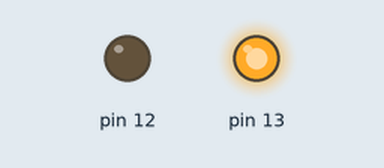
Bench run of a sketch on a simulated Arduino Uno, built with avr-gcc and run on an emulated ATmega328P. On the bench: output pins drawn as LEDs (lit = HIGH).

Above: at 2.5 s.
At 7.5 s:
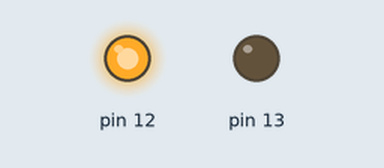
Timing chart, 0 to 13.0 s (numbered marks = the images above):
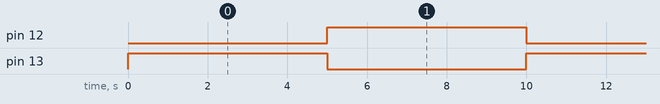

Measured:
- by itself, pin 12, pin 13: alternates HIGH for 5.0 s and LOW for 5.0 s

The sketch:

tomastestardubblablinkpekare.ino
```cpp
// the setup function runs once when you press reset or power the board
  int a;
  int b;

void setup() {
  // initialize digital pin LED_BUILTIN as an output.
  pinMode(13, OUTPUT);
  pinMode(12, OUTPUT);
  a = 1;
  b = 0;
//  Serial.begin(115200);  //Initialize serial
}

void swap(int &at, int &bt)
{
 int temp = bt;
 bt = at;
 at = temp;
}

// the loop function runs over and over again forever
void loop() {
//  Serial.print("value of a = ");
//  Serial.println((uint16_t)&a,HEX);
//  Serial.print("adress of a = ");
//  Serial.println((uint16_t)&a,HEX);
  swap(a, b);
  digitalWrite(12, a);   // turn the LED on (HIGH is the voltage level)
  digitalWrite(13, b);   // turn the LED on (HIGH is the voltage level)
  delay(5000);                       // wait for a second
}
```
